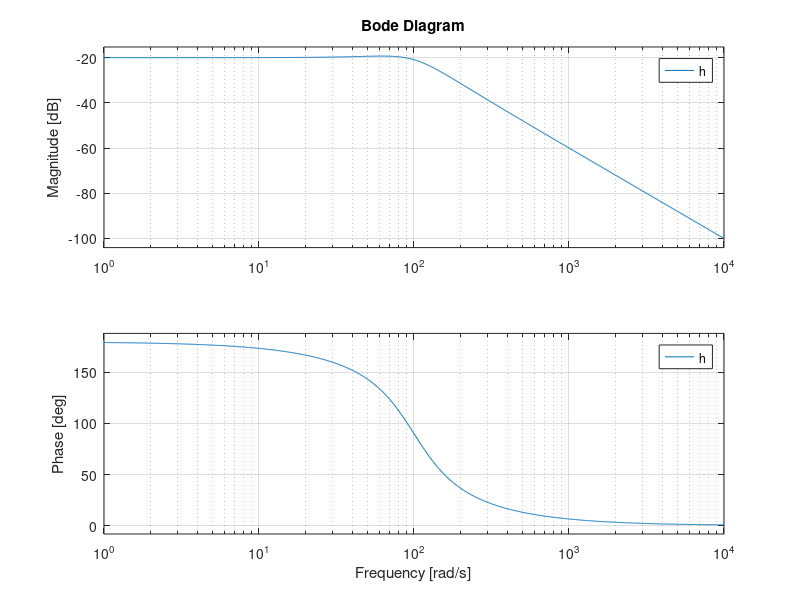
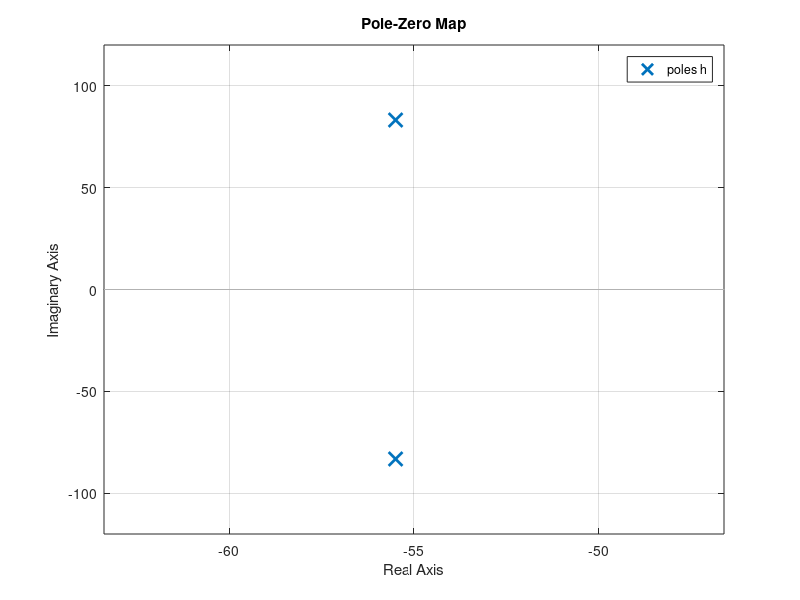
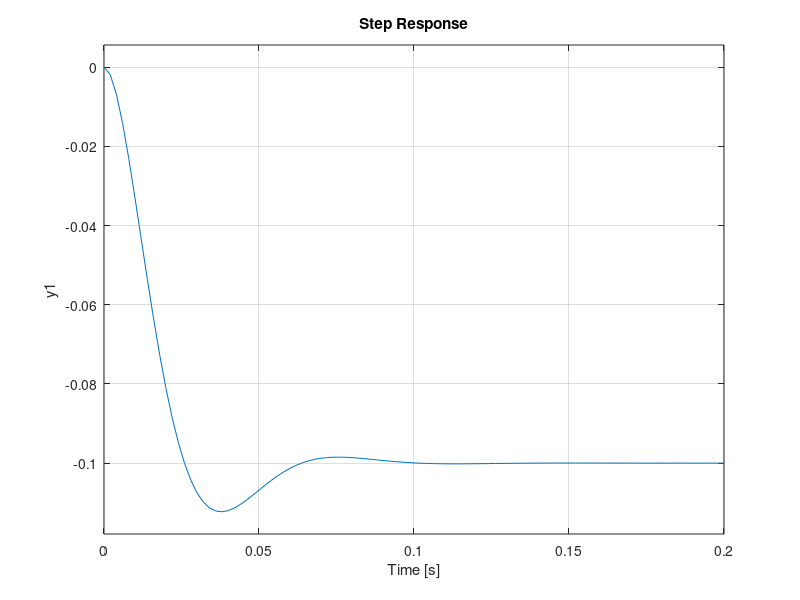
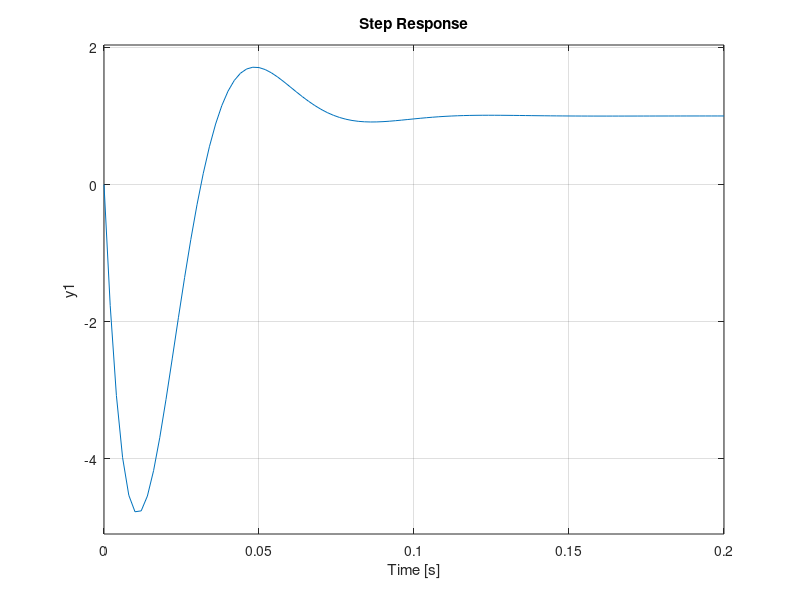

Here is the MATLAB script that generated these plots, in order:
clc
clear
close all

R1=100e3;
R2=1e3;
R3=10e3;
C1=10e-6;
C2=1e-6;

h=tf(-R3,[R1*R2*R3*C2*C1 C2*(R1*R3+R3*R2+R1*R2) R1]);
h2=tf([1 -10],1);
bode(h)
grid on

figure
pzmap(h)

figure
step(h)

figure
ht=h2*h;
step(ht)